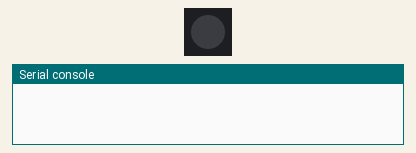
This program was run on a simulated CircuitPython board. Parts: 1 RGB LEDs in strip order, left to right, the last lines printed to the serial console.

Above: at 0.6 s.
At 2.25 s:
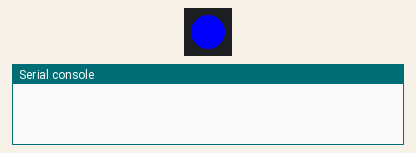
At 4.45 s:
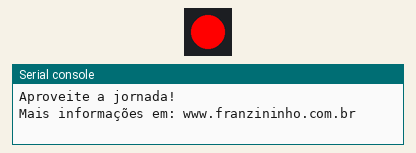
At 6.65 s:
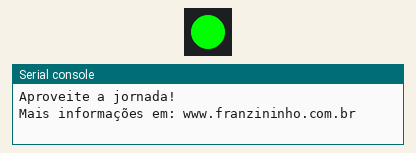
Timing chart, 0 to 7.6 s (numbered marks = the images above):
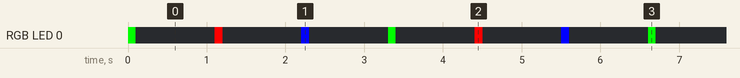

Measured:
- by itself, RGB LED 0: repeats every 3.3 s: off 1.0 s, RGB(255, 0, 0) 0.10 s, off 1.0 s, RGB(0, 0, 255) 0.10 s, off 1.0 s, RGB(0, 255, 0) 0.10 s
- by itself, everything shown: repeats every 3.3 s, in 6 steps

The program:

fabrica_dev_edition.py
```python
# Exemplo inicial Franzininho WiFi com CircuitPython
# Para mais detalhes sobre o CircuitPython,
# acesse: https://circuitpython.org
# Participe da comunidade Franzininho no Discord: https://discord.gg/sDZ9d98Kud
# Site do Projeto Franzinho: www.franzininho.com.br


import board
import neopixel_write
import digitalio
import time

pin = digitalio.DigitalInOut(board.NEOPIXEL)
pin.direction = digitalio.Direction.OUTPUT
pixel_off = bytearray([0, 0, 0])
pixel_green = bytearray([255, 0, 0])
pixel_red = bytearray([0, 255, 0])
pixel_blue = bytearray([0, 0, 255])


while True:
	neopixel_write.neopixel_write(pin, pixel_green)
	time.sleep(0.1)
	neopixel_write.neopixel_write(pin, pixel_off)
	time.sleep(1)
	neopixel_write.neopixel_write(pin, pixel_red)
	time.sleep(0.1)
	neopixel_write.neopixel_write(pin, pixel_off)
	time.sleep(1)
	neopixel_write.neopixel_write(pin, pixel_blue)
	time.sleep(0.1)
	neopixel_write.neopixel_write(pin, pixel_off)
	time.sleep(1)
	print("Voce acaba de receber uma placa Franzininho WiFi - Dev Edition")
	print("Aproveite a jornada!")
	print("Mais informações em: www.franzininho.com.br")
	print(" ")
```
